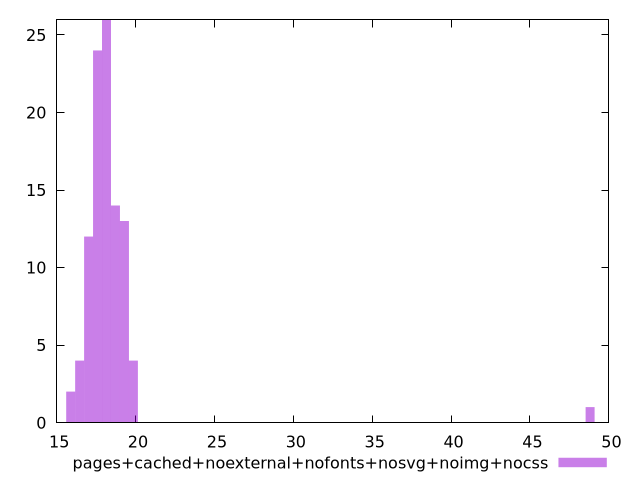

Write gnuplot code to recreate this figure.
$_pagesCachedNoexternalNofontsNosvgNoimgNocss <<EOF
17.594392928751493 24
18.729515053187075 14
18.161953990969284 26
19.297076115404863 13
17.026831866533705 12
15.891709742098124 2
19.864637177622654 4
48.81025135072995 1
16.459270804315913 4
EOF
set key outside below
set terminal pngcairo
set output "report_00006_2020-11-02T20-21-41.718Z/bootup-time/pages+cached+noexternal+nofonts+nosvg+noimg+nocss//raw_hist.png"
set yrange [0:26]
set boxwidth 0.5675610622177901
set style fill transparent solid 0.5 noborder
plot $_pagesCachedNoexternalNofontsNosvgNoimgNocss title "pages+cached+noexternal+nofonts+nosvg+noimg+nocss" with boxes ,
